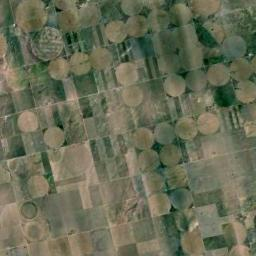
#> input picture Project/split_data/test/Agriculture/140.jpg, 256 x 256 px, given as the content of the folder ../Aerial_Landscapes, which was not available
$ jupyter execute --allow-errors 'SIFT+SVM+SPM(SplitData+GridSearch).ipynb'   (text cells are left out)
#> lines starting #> are read from the running program, lines starting #| are printed output that depends on the picture; pictures that were not available may be replaced by others from this repository, and a replacement may not be noted
[cell 1]
import os
import shutil
import random
from glob import glob
from sklearn.model_selection import train_test_split

dataset_path = '../Aerial_Landscapes'
split_root = '../split_data'
os.makedirs(split_root, exist_ok=True)

random.seed(42)

for class_name in sorted(os.listdir(dataset_path)):
    class_dir = os.path.join(dataset_path, class_name)
    if not os.path.isdir(class_dir):
        continue

    images = glob(os.path.join(class_dir, '*.jpg'))
    trainval_imgs, test_imgs = train_test_split(images, test_size=0.2, random_state=42)
    train_imgs, val_imgs = train_test_split(trainval_imgs, test_size=0.125, random_state=42)  # 10% val of full set

    for split, split_imgs in zip(['train', 'val', 'test'], [train_imgs, val_imgs, test_imgs]):
        split_dir = os.path.join(split_root, split, class_name)
        os.makedirs(split_dir, exist_ok=True)
        for img_path in split_imgs:
            shutil.copy(img_path, os.path.join(split_dir, os.path.basename(img_path)))

print("✅ 数据划分完成：Train/Val/Test 分别为 70% / 10% / 20%")

[cell 2]
import cv2
import numpy as np
import os
from glob import glob
from sklearn.cluster import MiniBatchKMeans
from sklearn.svm import SVC
from sklearn.metrics import accuracy_score, precision_score, recall_score, f1_score, confusion_matrix, classification_report
from sklearn.preprocessing import StandardScaler
from sklearn.model_selection import train_test_split
from tqdm import tqdm
import matplotlib.pyplot as plt

N_CLUSTERS = 100
PYRAMID_LEVELS = [1, 2]  # SPM levels: 1x1, 2x2
RANDOM_STATE = 42

[cell 3]
def load_dataset_split(split_dir):
#> called with split_dir = '../split_data/train'
    images, labels = [], []
    class_names = sorted(os.listdir(split_dir))
    for label, class_name in enumerate(class_names):
        class_path = os.path.join(split_dir, class_name)
        for img_path in glob(os.path.join(class_path, '*.jpg')):
            img = cv2.imread(img_path)
#> img is the input picture: shape (256, 256, 3); mean B, G, R 84.9, 107.9, 104.2
            if img is not None:
                images.append(img)
                labels.append(label)
    return images, labels, class_names

# Load from pre-split folders
train_images, train_labels, class_names = load_dataset_split('../split_data/train')
#> train_images = 1 item; train_labels = [0]; class_names = ['140.jpg']
val_images, val_labels, _ = load_dataset_split('../split_data/val')
#> val_images = 1 item; val_labels = [0]
test_images, test_labels, _ = load_dataset_split('../split_data/test')

[cell 4]
def extract_dense_sift_spm(image, levels=PYRAMID_LEVELS):
    sift = cv2.SIFT_create()
    h, w = image.shape[:2]
    descriptors = []

    for level in levels:
        step_h = h // level
        step_w = w // level
        for i in range(level):
            for j in range(level):
                x1, y1 = j * step_w, i * step_h
                x2, y2 = (j + 1) * step_w, (i + 1) * step_h
                patch = image[y1:y2, x1:x2]
                gray = cv2.cvtColor(patch, cv2.COLOR_BGR2GRAY)
                kp, des = sift.detectAndCompute(gray, None)
                if des is not None:
                    descriptors.append(des)
    return np.vstack(descriptors) if descriptors else np.array([])

[cell 5]
# Extract descriptors for all training images
all_descriptors = []
image_descriptors = []

for img in tqdm(train_images):  # ✅ 用 train_images 而不是 images
    des = extract_dense_sift_spm(img)
    image_descriptors.append(des)
    if des is not None:
        all_descriptors.extend(des)
#> this loop made 1 pass
#> (h in extract_dense_sift_spm, w in extract_dense_sift_spm) on pass 1: (256, 256)
#> after the loop, all_descriptors = 1183 items; image_descriptors = 1 item

all_descriptors = np.vstack(all_descriptors)
print("Total descriptors shape:", all_descriptors.shape)
#| Total descriptors shape: (1183, 128)

[cell 6]
# Build visual vocabulary using KMeans
kmeans = MiniBatchKMeans(n_clusters=N_CLUSTERS, random_state=RANDOM_STATE, batch_size=N_CLUSTERS * 20)
kmeans.fit(all_descriptors)
print("Visual vocabulary created.")

[cell 7]
def build_histogram(descriptors, kmeans_model):
    histogram = np.zeros(N_CLUSTERS)
    if descriptors is not None and len(descriptors) > 0:
        words = kmeans_model.predict(descriptors)
#> words = 1183 values, max 99 at index 66, min 0 at index 82, mean 48.26
        for word in words:
            histogram[word] += 1
#> this loop made 1183 passes
#> word on passes 1 to 3: 59, 51, 98
#> after the loop, histogram = 100 values, max 35 at index 42, min 2 at index 5, mean 11.83
    return histogram

# Compute histograms for all training images
histograms = [build_histogram(des, kmeans) for des in image_descriptors]
#> histograms = 1 item
X = np.array(histograms)
y = np.array(train_labels)
#> y = [0]

# Normalize features
scaler = StandardScaler()
X_scaled = scaler.fit_transform(X)

# Split into training and test
#> (the rest of this cell did not finish here and is left out)

[cell 8]
# Train SVM classifier
svm = SVC(kernel='rbf', C=10, gamma='scale')
#> (the rest of this cell did not finish here and is left out)

#> (a cell that did not finish here is left out)

[cell 10]
# 📦 提取验证集和测试集的 SPM 特征 + 标准化

# 验证集
val_descriptors = [extract_dense_sift_spm(img) for img in tqdm(val_images)]
#> after the loop in extract_dense_sift_spm (call 2), `for level in levels:`:
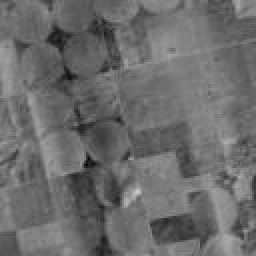
#> gray: shape (128, 128) (shown 2 times larger); min 7, max 199, mean 107.6
#> after the loop in extract_dense_sift_spm (call 2), `for level in levels:`:
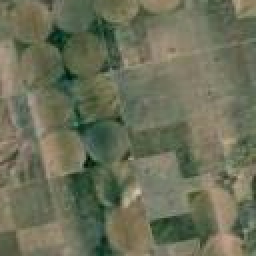
#> patch: shape (128, 128, 3) (shown 2 times larger); mean B, G, R 88.5, 111.2, 107.8
#> after the loop in extract_dense_sift_spm (call 2), `for level in levels:`: descriptors = 5 items
#> in extract_dense_sift_spm (call 2), `return np.vstack(descriptors) if descriptors else np.array([])`:
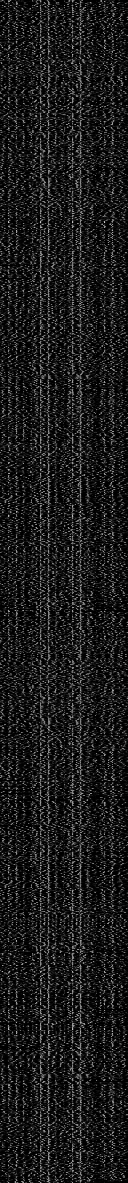
#> returned value: shape (1183, 128) float32; min 0, max 200, mean 27.4
#> val_descriptors = 1 item
val_histograms = [build_histogram(des, kmeans) for des in val_descriptors]
#> the loop in build_histogram (call 2), `for word in words:` made 1183 passes
#> val_histograms = 1 item
X_val = np.array(val_histograms)
y_val = np.array(val_labels)
#> y_val = [0]
X_val_scaled = scaler.transform(X_val)

# 测试集
test_descriptors = [extract_dense_sift_spm(img) for img in tqdm(test_images)]
#> after the loop in extract_dense_sift_spm (call 4), `for level in levels:`:
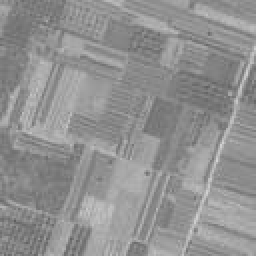
#> gray: shape (128, 128) (shown 2 times larger); min 94, max 211, mean 145
#> after the loop in extract_dense_sift_spm (call 5), `for level in levels:`:
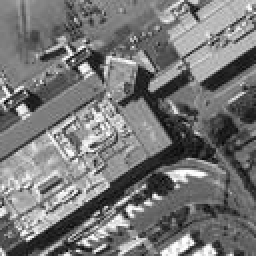
#> gray: shape (128, 128) (shown 2 times larger); min 1, max 255, mean 118.9
#> after the loop in extract_dense_sift_spm (call 5), `for level in levels:`:
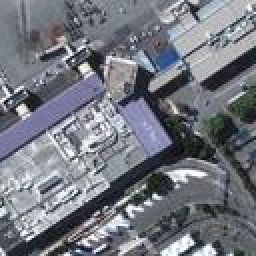
#> patch: shape (128, 128, 3) (shown 2 times larger); mean B, G, R 127.4, 119, 115.4
#> in extract_dense_sift_spm (call 5), `return np.vstack(descriptors) if descriptors else np.array([])`:
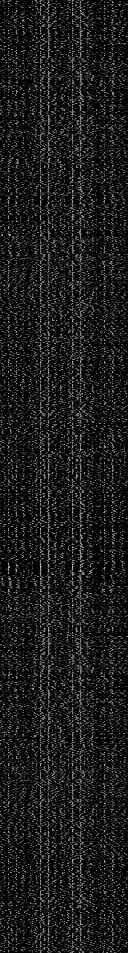
#> returned value: shape (953, 128) float32; min 0, max 205, mean 27.3
#> after the loop in extract_dense_sift_spm (call 6), `for level in levels:`:
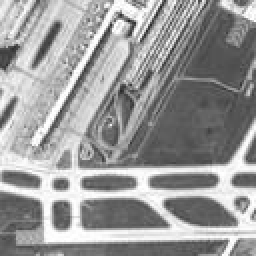
#> gray: shape (128, 128) (shown 2 times larger); min 37, max 255, mean 153.4
#> after the loop in extract_dense_sift_spm (call 6), `for level in levels:`:
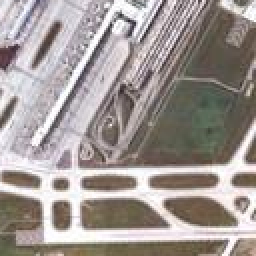
#> patch: shape (128, 128, 3) (shown 2 times larger); mean B, G, R 147.8, 151.3, 159.5
#> in extract_dense_sift_spm (call 6), `return np.vstack(descriptors) if descriptors else np.array([])`:
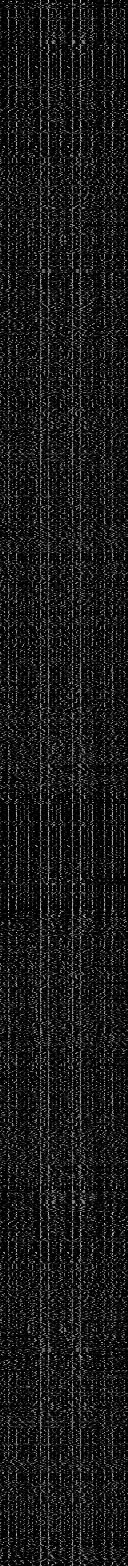
#> returned value: shape (1566, 128) float32; min 0, max 214, mean 25.2
test_histograms = [build_histogram(des, kmeans) for des in test_descriptors]
X_test = np.array(test_histograms)
y_test = np.array(test_labels)
X_test_scaled = scaler.transform(X_test)

print("✅ 验证集和测试集特征提取 + 标准化完成")
